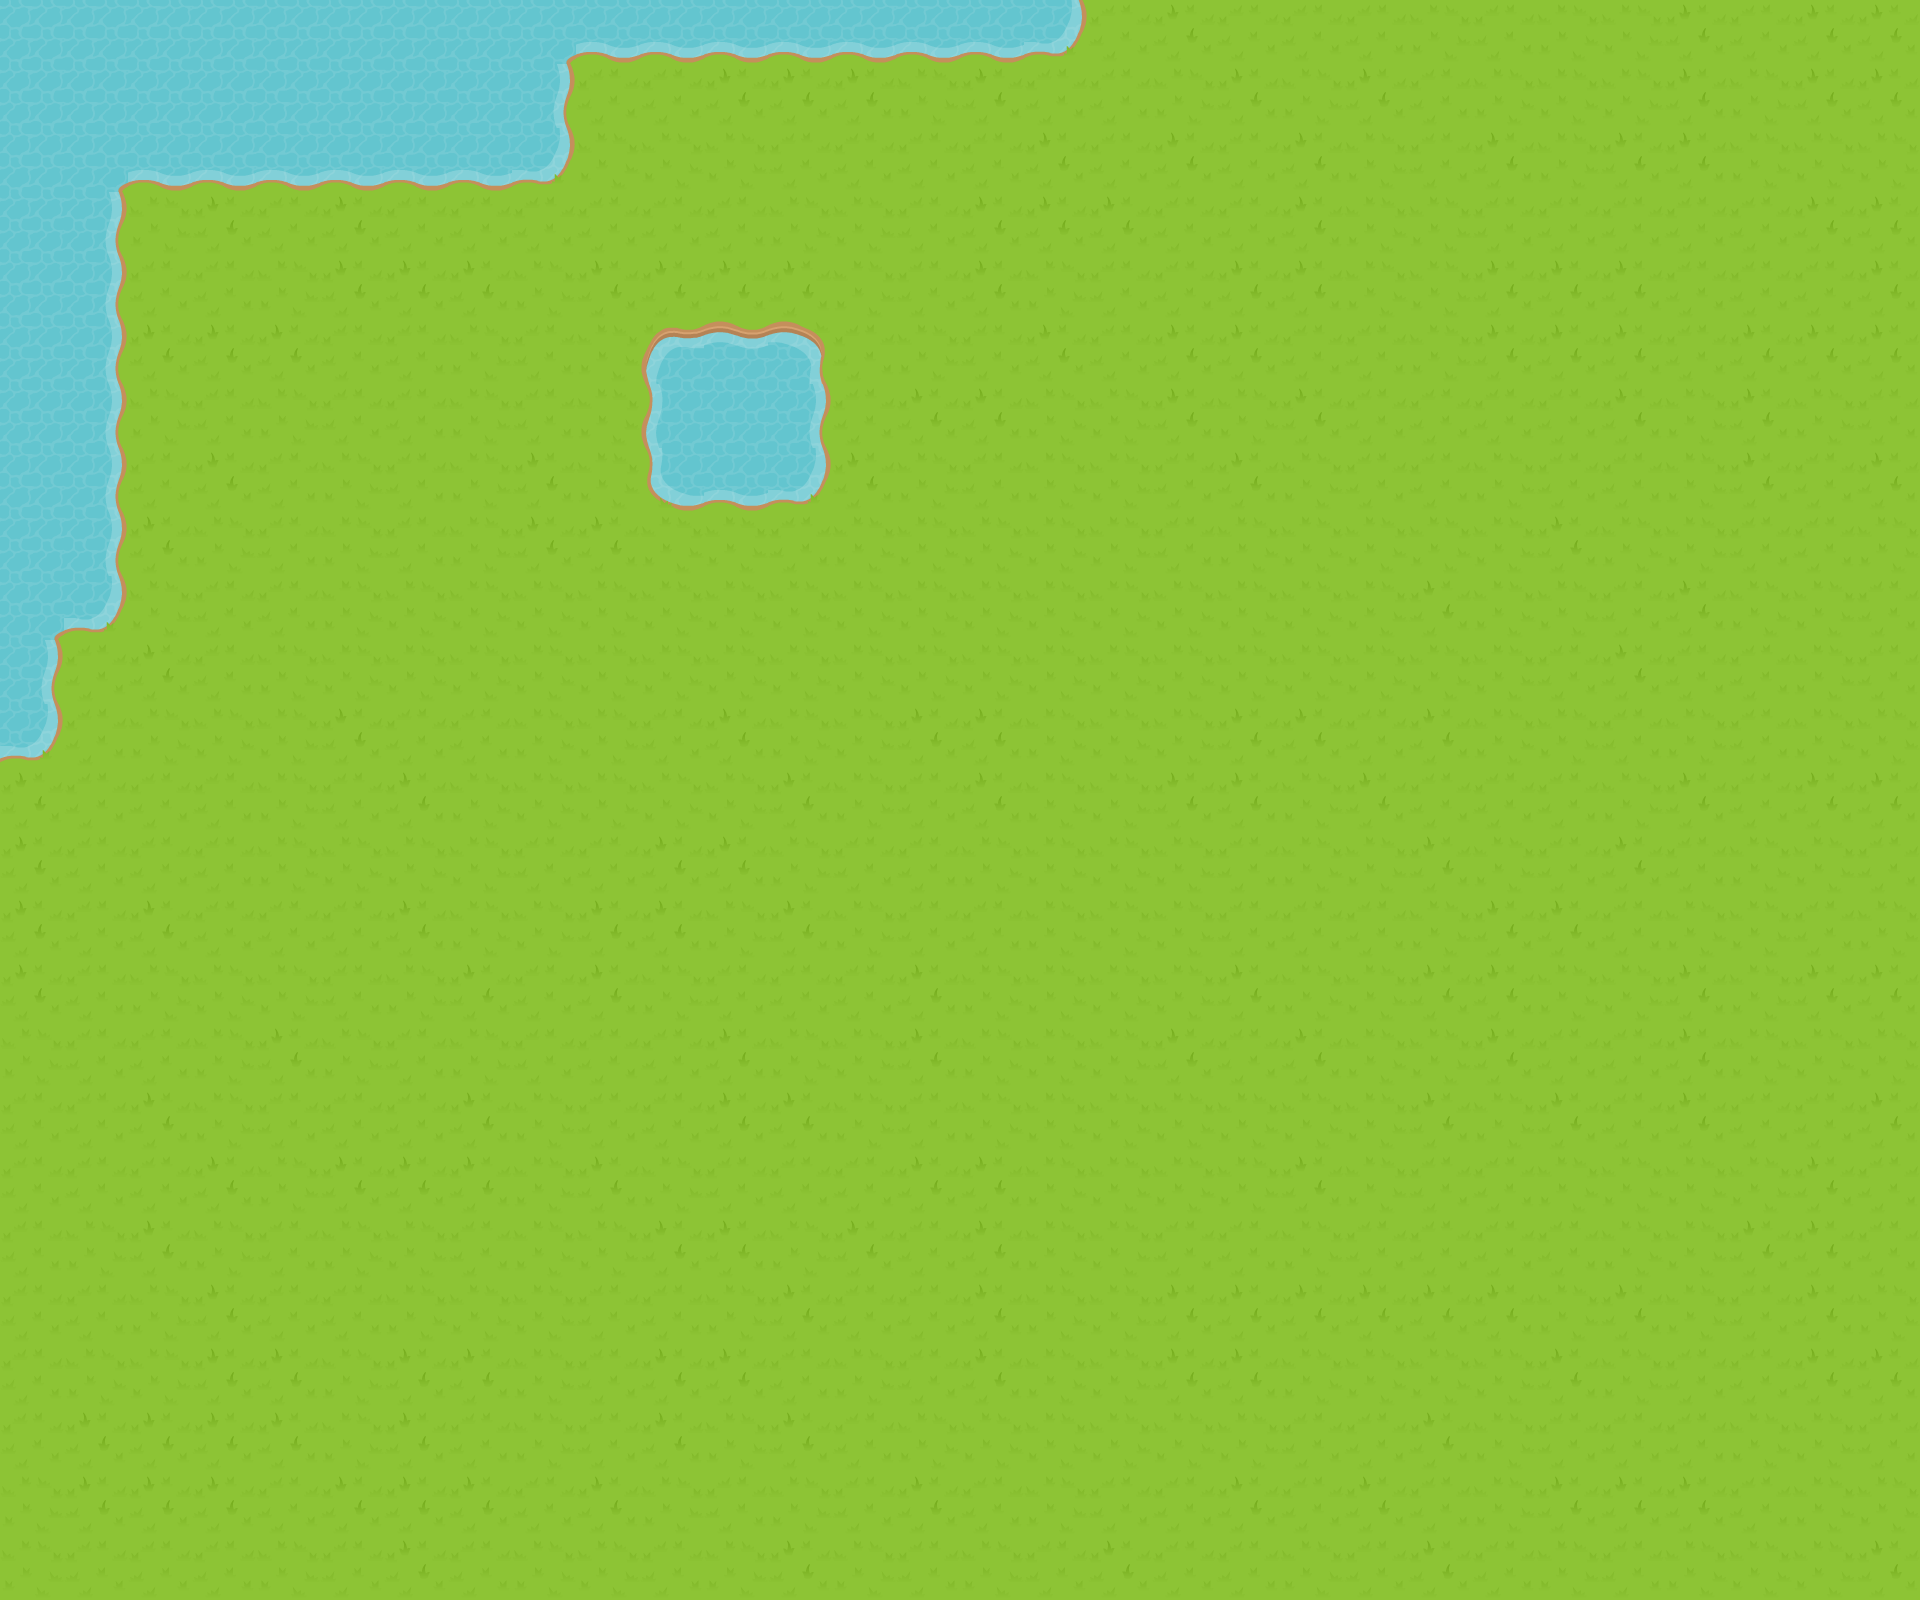

Below is a game level as drawn by its tile map, then a one-line description and the .tmx that defines it (tile-layer data replaced by summaries):
An orthogonal 30x25 tile map with 64x64 px tiles, 1 tile layer (Ground), 6 hidden layers not drawn and 1 object (StartPosition).

<map version="1.0" orientation="orthogonal" renderorder="right-down" width="30" height="25" tilewidth="64" tileheight="64" nextobjectid="2">
 <tileset firstgid="1" name="RPGpack_sheet" tilewidth="64" tileheight="64" tilecount="260" columns="20">
  <image source="../images/RPGpack_sheet.png" width="1280" height="832" />
 </tileset>
 <layer name="Ground" width="30" height="25">
  <data>[750 cells, 750 non-empty, 13 distinct tile ids]</data>
 </layer>
 <layer name="Walls" width="30" height="25" visible="0">
  <data>[750 cells, 20 non-empty, 5 distinct tile ids]</data>
 </layer>
 <layer name="Doors" width="30" height="25" visible="0" offsetx="32" offsety="0">
  <data>[750 cells, 5 non-empty, 5 distinct tile ids]</data>
 </layer>
 <layer name="Doors2" width="30" height="25" visible="0">
  <data>[750 cells, 4 non-empty, 2 distinct tile ids]</data>
 </layer>
 <layer name="Roofing" width="30" height="25" visible="0">
  <data>[750 cells, 18 non-empty, 6 distinct tile ids]</data>
 </layer>
 <layer name="Trees" width="30" height="25" visible="0">
  <data>[750 cells, 29 non-empty, 5 distinct tile ids]</data>
 </layer>
 <layer name="Trees2" width="30" height="25" visible="0">
  <data>[750 cells, 4 non-empty, 4 distinct tile ids]</data>
 </layer>
 <objectgroup name="SpawnPoints" visible="0">
  <object id="1" name="town-enter-west" type="StartPosition" x="1088" y="640" width="64" height="64" />
 </objectgroup>
</map>
